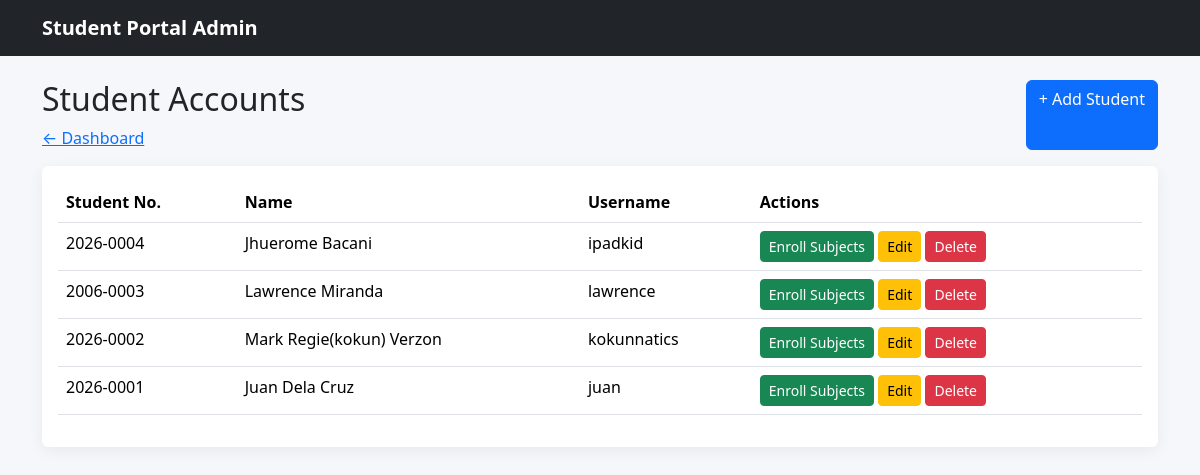
The app's page /admin/students/index.php (signed in) with its own data.
### tables this page shows
CREATE TABLE `users` (
  `id` int(11) NOT NULL,
  `student_no` varchar(30) DEFAULT NULL,
  `full_name` varchar(100) NOT NULL,
  `username` varchar(50) NOT NULL,
  `password` varchar(255) NOT NULL,
  `role` enum('admin','student') NOT NULL DEFAULT 'student'
);

### admin/students/index.php (the view, shortened to what this page needs)
<?php
    include "../../config/database.php";
    $sql = "SELECT * FROM users WHERE role='student' ORDER BY id DESC ";
    $result = mysqli_query($conn , $sql);
?>
<!doctype html>
<html lang="en">
<head>
    <link
        href="../../assets/vendor/bootstrap/css/bootstrap.min.css"
        rel="stylesheet"
    >
    <link
        href="../../assets/css/style.css"
        rel="stylesheet"
    >
</head>
<body>
    <nav class="navbar navbar-dark bg-dark">
        <div class="container">
            <a
                class="navbar-brand"
                href="dashboard.html"
            >
                Student Portal Admin
            </a>
        </div>
    </nav>
    <div class="container py-4">
        <div class="d-flex justify-content-between mb-3">
            <div>
                <h2>Student Accounts</h2>
                <a href="../dashboard.php">
                    ← Dashboard
                </a>
            </div>
            <a
                class="btn btn-primary"
                href="create.php"
            >
                + Add Student
            </a>
        </div>
        <div class="card">
            <div class="card-body">
                <table class="table table-hover">
                    <thead>
                        <tr>
                            <th>Student No.</th>
                            <th>Name</th>
                            <th>Username</th>
                            <th>Actions</th>
                        </tr>
                    </thead>
                    <tbody>
                         <?php while($row = mysqli_fetch_assoc($result)){?>
                        <tr>
                            <td><?php echo htmlspecialchars($row["student_no"]);?></td>
                            <td>
                                <?php echo htmlspecialchars($row["full_name"]);?>
                            </td>
                            <td>
                                <?php echo htmlspecialchars($row["username"]);?>
                            </td>
                            <td>
                                <a
                                    class="btn btn-success btn-sm"
                                    href="enroll.html"
                                >
                                    Enroll Subjects
                                </a>
                                <a
                                    class="btn btn-warning btn-sm"
                                    href="student_form.html"
                                >
                                    Edit
                                </a>
                                <button
                                    class="btn btn-danger btn-sm"
                                >
                                    Delete
                                </button>
                            </td>
                        </tr>
                        <?php } ?>
                    </tbody>
                </table>
            </div>
        </div>
    </div>
</body>
</html>

### assets/css/style.css (style rules this page uses)
body { background: #f5f7fb; }
.navbar-brand { font-weight: 700; }
.card { border: 0; box-shadow: 0 0.25rem 1rem rgba(0,0,0,.06); }

### records on screen
users: student_no "2026-0004", full_name "Jhuerome Bacani", username "ipadkid"
users: student_no "2006-0003", full_name "Lawrence Miranda", username "lawrence"
users: student_no "2026-0002", full_name "Mark Regie(kokun) Verzon", username "kokunnatics"
users: student_no "2026-0001", full_name "Juan Dela Cruz", username "juan"
